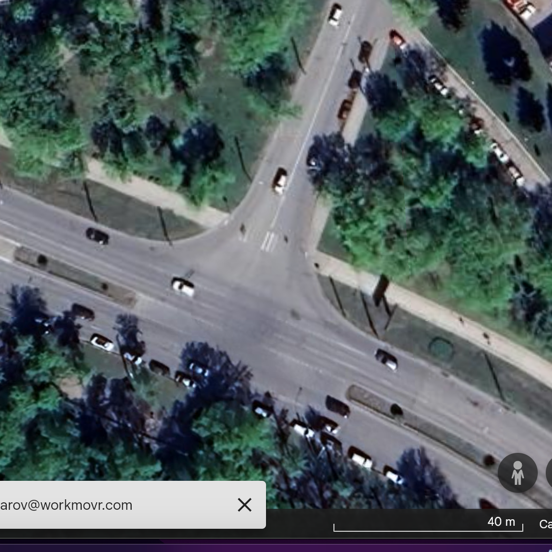
#> input picture img_1.png, 552 x 552 px
$ python glue.py
#> lines starting #> are read from the running program, lines starting #| are printed output that depends on the picture
import cv2
import numpy as np

# Загрузка изображений
image1 = cv2.imread('img_1.png')
#> image1 is the input picture: shape (552, 552, 3); mean B, G, R 98.1, 96.7, 86.2
image2 = cv2.imread('img_2.png')
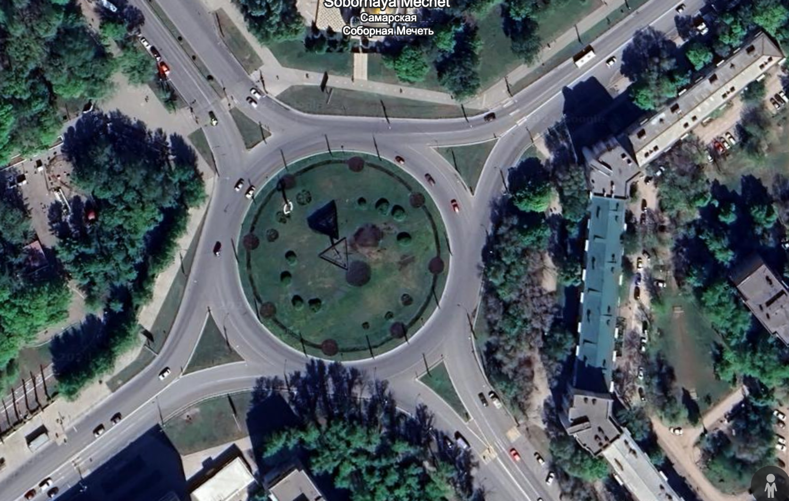
#> input picture img_2.png, 789 x 501 px
#> image2 is the input picture: shape (501, 789, 3); mean B, G, R 98.3, 92.7, 83.4
image3 = cv2.imread('img_3.png')
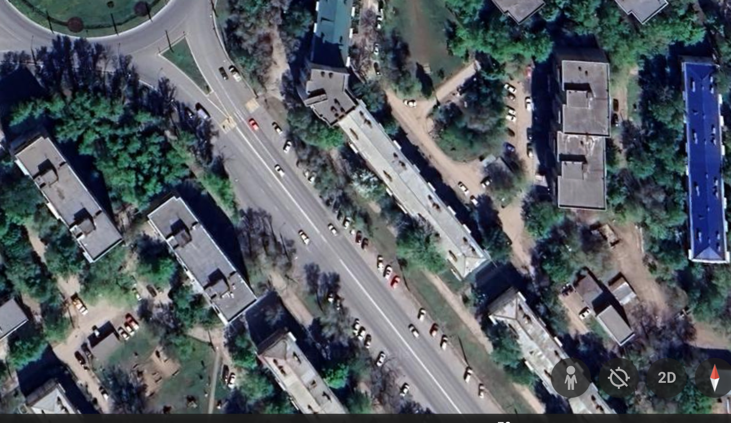
#> input picture img_3.png, 731 x 423 px
#> image3 is the input picture: shape (423, 731, 3); mean B, G, R 97.9, 91, 84.1

max_height = max(image1.shape[0], image2.shape[0], image3.shape[0])
#> max_height = 552
max_width = max(image1.shape[1], image2.shape[1], image3.shape[1])
#> max_width = 789

image1_resized = cv2.resize(image1, (max_width, max_height))
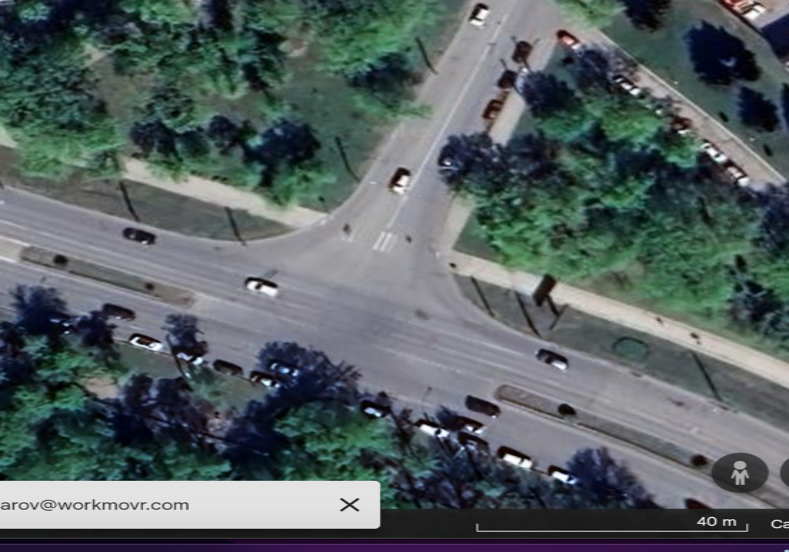
#> image1_resized: shape (552, 789, 3); mean B, G, R 98.1, 96.7, 86.2
image2_resized = cv2.resize(image2, (max_width, max_height))
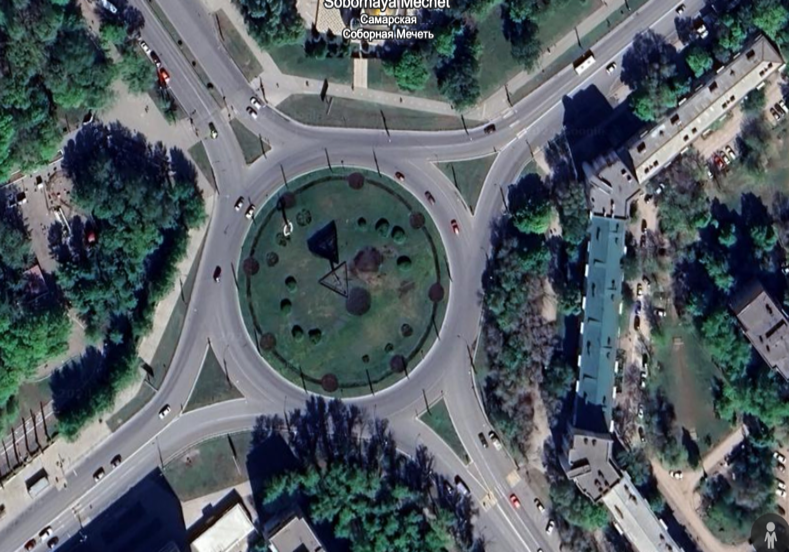
#> image2_resized: shape (552, 789, 3); mean B, G, R 98.2, 92.6, 83.3
image3_resized = cv2.resize(image3, (max_width, max_height))
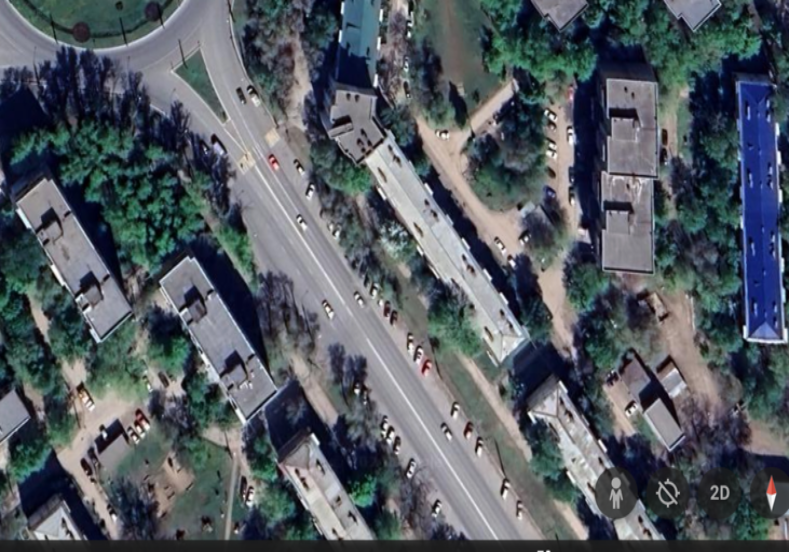
#> image3_resized: shape (552, 789, 3); mean B, G, R 97.8, 90.9, 83.9

# Создание пустого холста
canvas = np.zeros((max_height, max_width * 3, 3), dtype=np.uint8)

# Вставка изображений на холст
canvas[:, :max_width, :] = image1_resized
canvas[:, max_width:max_width*2, :] = image2_resized
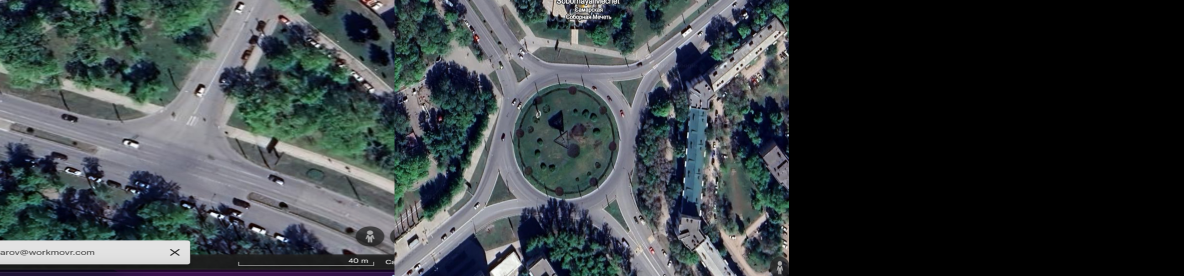
#> canvas: shape (552, 2367, 3) (shown at 1/2 size); mean B, G, R 65.4, 63.1, 56.5
canvas[:, max_width*2:max_width*3, :] = image3_resized
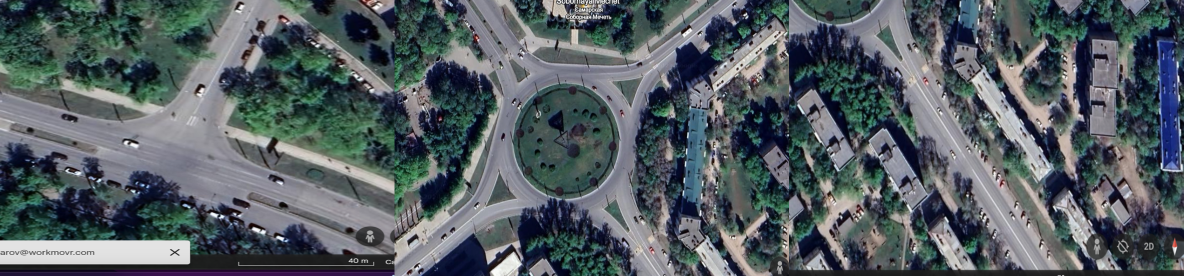
#> canvas: shape (552, 2367, 3) (shown at 1/2 size); mean B, G, R 98, 93.4, 84.5

# Отображение результата
cv2.imshow('Result', canvas)
cv2.waitKey(0)
cv2.destroyAllWindows()
